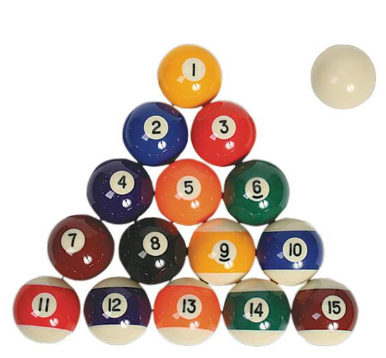
#> input picture examples/221206/Billiards.png, 386 x 358 px, found by its file name
$ python 1_1_erosion.py
#> lines starting #> are read from the running program, lines starting #| are printed output that depends on the picture; after the words box and inside, x2 and y2 are one past the last pixel; in counts of white or black regions, pixels touching at a corner belong together
import numpy as np
import cv2
import matplotlib.pyplot as plt

# loading an innput image and performing thresholding
img = cv2.imread('Billiards.png', cv2.IMREAD_GRAYSCALE)
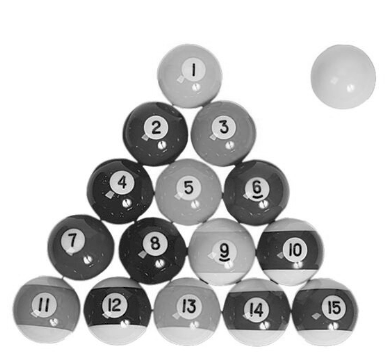
#> img: shape (358, 386); min 0, max 255, mean 202.2
print(img)
#> (printed output is left out)

_, mask = cv2.threshold(img, 230, 255, cv2.THRESH_BINARY_INV)
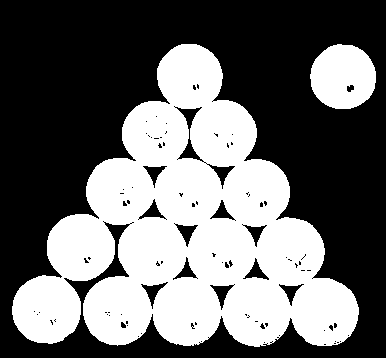
#> mask: shape (358, 386); 41.7% white; 2 white regions, box (x1, y1, x2, y2) and area: (12, 44, 359, 347) 54305, (310, 44, 376, 109) 3348

# kernel shape

        # 커널에 따라 마스크의 이진화된 이미지가 어떻게 바뀌는지

# 커널을 담을 빈 리스트 만들기
kernel = []

# 사각형 모형
for i in [cv2.MORPH_RECT, cv2.MORPH_CROSS, cv2.MORPH_ELLIPSE]:
    kernel.append(cv2.getStructuringElement(i, (11, 11)))

title = ['Rectangle', 'Cross', 'Ellipse']
kernel = np.ones((3,3), np.uint)
plt.figure(figsize=(15, 15))
plt.subplot(2,2,1)
plt.imshow(mask, 'gray')
plt.title('origin')

for i in range(3):
    # erode = 침식
    erosion = cv2.erode(mask, kernel[i])
    plt.subplot(2,2,i+2)
    plt.imshow(erosion, 'gray')
    plt.title(title[i])
    plt.axis('off')
#> this loop made 3 passes
#> pass 1, `erosion = cv2.erode(mask, kernel[i])`:
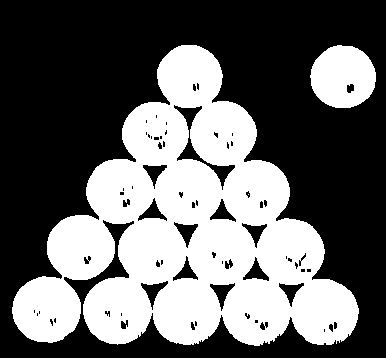
#> erosion: shape (358, 386); 40.1% white; 3 white regions (1 under 20 px), largest, box (x1, y1, x2, y2) and area: (12, 45, 359, 346) 52156, (310, 45, 376, 108) 3202

plt.tight_layout()
plt.show()
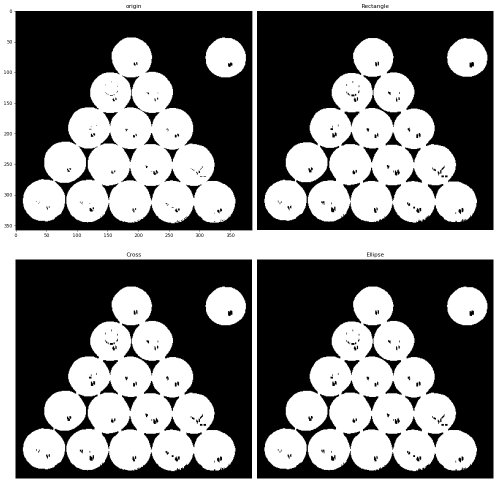
#> figure drawn by matplotlib, 4 panels

$ run again, with examples/221206/test01.png copied over examples/221206/Billiards.png
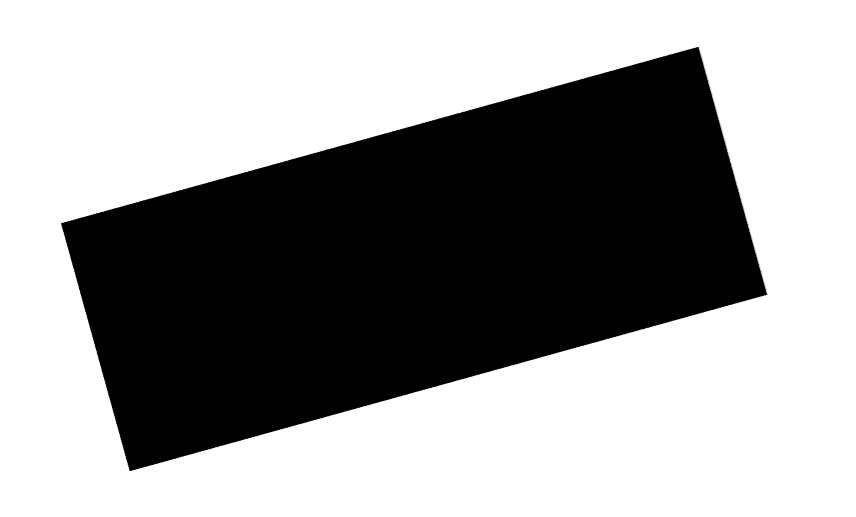
#> input picture examples/221206/test01.png, 856 x 517 px, found by its file name
#> img is the input picture: shape (517, 856); min 0, max 255, mean 156.9
#> (printed output is left out)
#> `_, mask = cv2.threshold(img, 230, 255, cv2.THRESH_BINARY_INV)`:
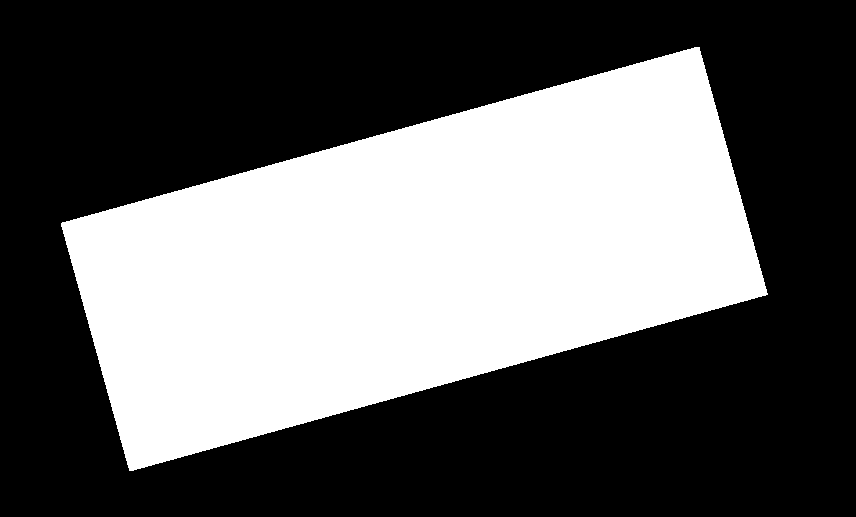
#> mask: shape (517, 856); 38.6% white; 1 white region, box (x1, y1, x2, y2) and area: (61, 47, 768, 471) 171010
#> `plt.show()`:
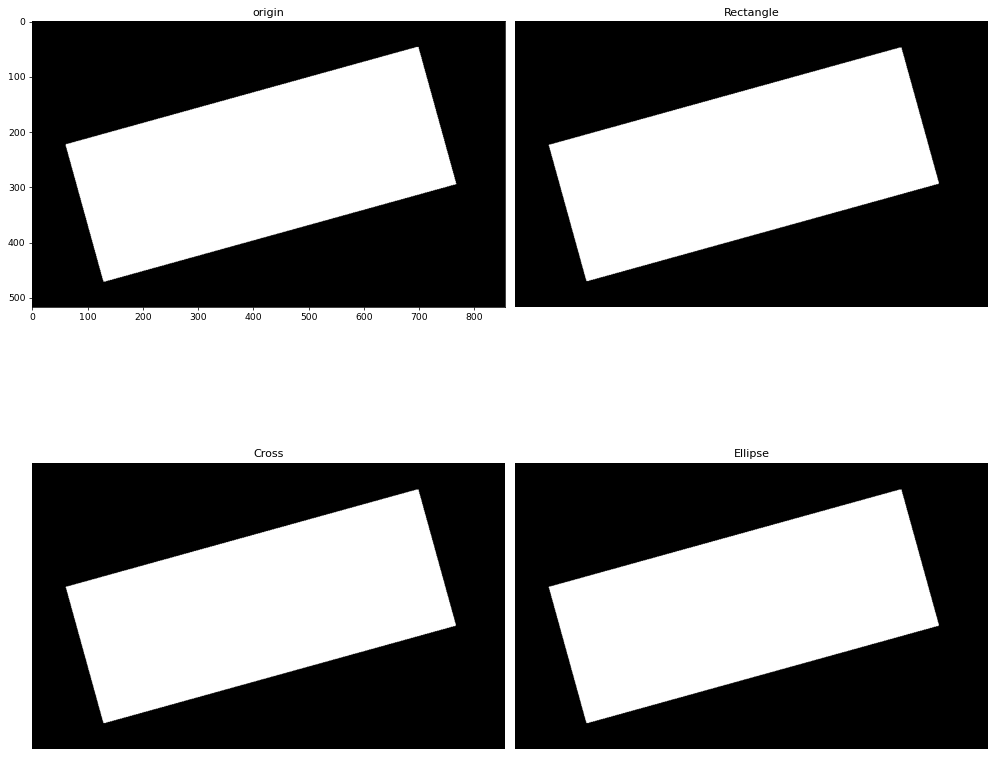
#> figure drawn by matplotlib, 4 panels
